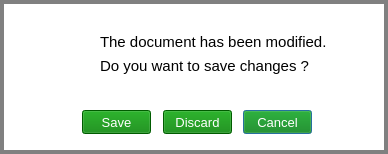
<?xml version="1.0" encoding="UTF-8"?>
<ui version="4.0">
 <class>SaveModifications</class>
 <widget class="QDialog" name="SaveModifications">
  <property name="geometry">
   <rect>
    <x>0</x>
    <y>0</y>
    <width>388</width>
    <height>154</height>
   </rect>
  </property>
  <property name="windowTitle">
   <string>Before You Exit</string>
  </property>
  <property name="windowIcon">
   <iconset resource="Resources.qrc">
    <normaloff>:/Images/Images/icon.png</normaloff>:/Images/Images/icon.png</iconset>
  </property>
  <property name="windowOpacity">
   <double>0.200000000000000</double>
  </property>
  <property name="styleSheet">
   <string notr="true">QDialog{

color : gray;
background : solid white;
border : 4px solid gray;

}
</string>
  </property>
  <widget class="QLabel" name="label_3">
   <property name="geometry">
    <rect>
     <x>30</x>
     <y>24</y>
     <width>59</width>
     <height>57</height>
    </rect>
   </property>
   <property name="text">
    <string/>
   </property>
   <property name="pixmap">
    <pixmap resource="Resources.qrc">:/Images/Images/saveDialog_save.png</pixmap>
   </property>
   <property name="scaledContents">
    <bool>true</bool>
   </property>
   <property name="alignment">
    <set>Qt::AlignCenter</set>
   </property>
  </widget>
  <widget class="QWidget" name="layoutWidget">
   <property name="geometry">
    <rect>
     <x>100</x>
     <y>30</y>
     <width>241</width>
     <height>48</height>
    </rect>
   </property>
   <layout class="QVBoxLayout" name="verticalLayout">
    <property name="spacing">
     <number>0</number>
    </property>
    <item>
     <widget class="QLabel" name="label">
      <property name="font">
       <font>
        <family>Segoe UI</family>
        <pointsize>11</pointsize>
       </font>
      </property>
      <property name="text">
       <string>The document has been modified.</string>
      </property>
     </widget>
    </item>
    <item>
     <widget class="QLabel" name="label_2">
      <property name="font">
       <font>
        <family>Segoe UI</family>
        <pointsize>11</pointsize>
       </font>
      </property>
      <property name="text">
       <string>Do you want to save changes ?</string>
      </property>
     </widget>
    </item>
   </layout>
  </widget>
  <widget class="QPushButton" name="pushButton_2">
   <property name="geometry">
    <rect>
     <x>243</x>
     <y>110</y>
     <width>69</width>
     <height>24</height>
    </rect>
   </property>
   <property name="font">
    <font>
     <family>Segoe UI</family>
     <pointsize>10</pointsize>
    </font>
   </property>
   <property name="styleSheet">
    <string notr="true">QPushButton{


background : green;
border : 1ps solid green;
color : white;

}
QPushButton:hover, QPushButton:pressed{


background : red;
border : 1px solid red;
color : white;

}</string>
   </property>
   <property name="text">
    <string>Cancel</string>
   </property>
  </widget>
  <widget class="QPushButton" name="pushButton_3">
   <property name="geometry">
    <rect>
     <x>163</x>
     <y>110</y>
     <width>69</width>
     <height>24</height>
    </rect>
   </property>
   <property name="font">
    <font>
     <family>Segoe UI</family>
     <pointsize>10</pointsize>
    </font>
   </property>
   <property name="styleSheet">
    <string notr="true">QPushButton{


background : green;
border : 1ps solid green;
color : white;

}
QPushButton:hover, QPushButton:pressed{


background : rgb(27,161,226);
border : 1px solid rgb(27,161,226);
color : white;

}</string>
   </property>
   <property name="text">
    <string>Discard</string>
   </property>
  </widget>
  <widget class="QPushButton" name="pushButton">
   <property name="geometry">
    <rect>
     <x>82</x>
     <y>110</y>
     <width>69</width>
     <height>24</height>
    </rect>
   </property>
   <property name="font">
    <font>
     <family>Segoe UI</family>
     <pointsize>10</pointsize>
    </font>
   </property>
   <property name="styleSheet">
    <string notr="true">QPushButton{


background : green;
border : 1ps solid green;
color : white;

}
QPushButton:hover, QPushButton:pressed{


background : rgb(27,161,226);
border : 1px solid rgb(27,161,226);
color : white;

}</string>
   </property>
   <property name="text">
    <string>Save</string>
   </property>
  </widget>
 </widget>
 <resources>
  <include location="Resources.qrc"/>
 </resources>
 <connections/>
</ui>
